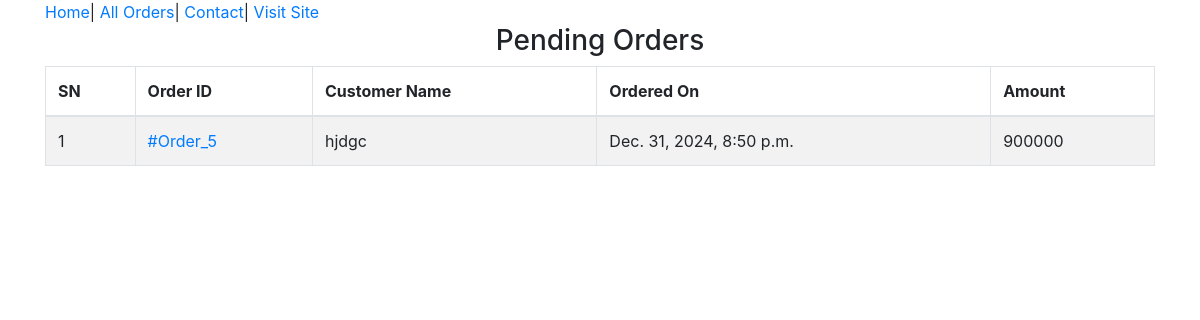
The app's page /admin-home/ (signed in), older data.
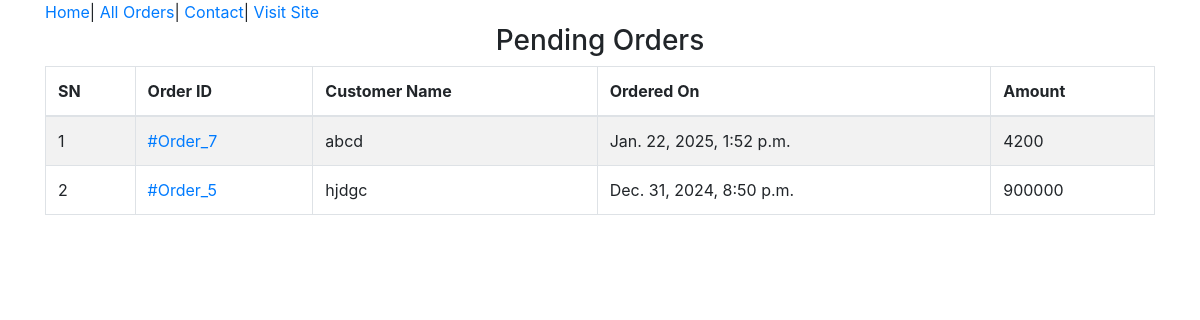
The same page, newer data.
### ecomapp/models.py (models this page shows, shortened)
class Order(models.Model):
    cart = models.OneToOneField(Cart, on_delete=models.CASCADE)
    ordered_by = models.CharField(max_length=200)
    shipping_address = models.CharField(max_length=200)
    mobile = models.CharField(max_length=10)
    email = models.EmailField(null=True, blank=True)
    subtotal = models.PositiveIntegerField()
    discount = models.PositiveIntegerField()
    total = models.PositiveIntegerField()
    order_status = models.CharField(max_length=50, choices=ORDER_STATUS)
    created_at = models.DateTimeField(auto_now_add=True)
    payment_method = models.CharField(max_length=20, choices=METHOD, default="Cash on Delivery")
    payment_completed = models.BooleanField(default=False, null=True, blank=True)

### ecomapp/views.py (the view)
# urls.py: path("admin-home/",AdminHomeView.as_view(),name="adminhome"),
class AdminHomeView(AdminRequiredMixin, TemplateView):
    template_name = "adminpages/adminhome.html"
    def get_context_data(self, **kwargs):
        context = super().get_context_data(**kwargs)
        context['pendingorders'] = Order.objects.filter(order_status="Order Recieved").order_by("-id")
        return context

### ecomapp/views.py (called while the page is built)
    def dispatch(self, request, *args, **kwargs):
        if request.user.is_authenticated and request.session.get("admin_logged_in"):
            return super().dispatch(request, *args, **kwargs)
        else:
            return redirect("/admin-login/")

### templates/adminpages/adminhome.html (shortened to what this page needs)
{% extends "adminpages/adminbase.html" %}
{% block content %}
    <div class="container">
        <div class="row">
            <div class="col-md-12">
                <h3 class="text-center">Pending Orders</h3>
                <table class="table table-bordered table-striped">
                    <thead>
                        <tr>
                            <th>SN</th>
                            <th>Order ID</th>
                            <th>Customer Name</th>
                            <th>Ordered On</th>
                            <th>Amount</th>
                        </tr>
                    </thead>
                    <tbody>
                        {% for order in pendingorders %}
                            <tr>
                                <td>{{ forloop.counter }}</td>
                                <td><a href="{% url 'ecomapp:adminorderdetail' order.id %}">#Order_{{ order.id }}</a></td>
                                <td>{{ order.ordered_by }}</td>
                                <td>{{ order.created_at }}</td>
                                <td>{{ order.total }}</td>
                            </tr>
                        {% endfor %}
                    </tbody>
            </div>
        </div>
    </div>
{% endblock %}

Row changes from the older to the newer data that the page shows:
added Order: id "7", ordered_by "abcd", created_at "Jan. 22, 2025, 1:52 p.m.", total "4200"
